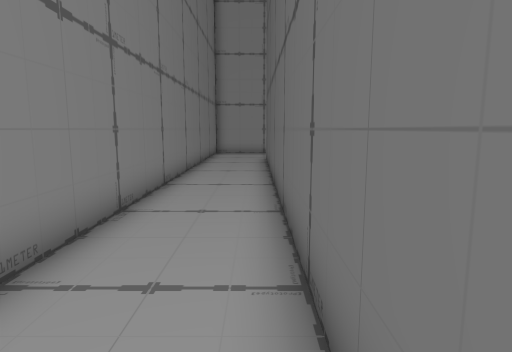
View 1 (above)

21 first-person views from a walk through a Unity game level. The camera is 1.5 m above the floor, tilts 8° down and sees 75° across. The floor is counted in squares, 1 m on a side. Each view is taken from the middle of a square. On the plan, view 1 faces up. The plan holds only what a view shows up to about 15 squares ahead; the rest is blank. The player character is not drawn. Door leaves are left out, so doorways stand open. Some surface patterns are stand-ins.

View 2
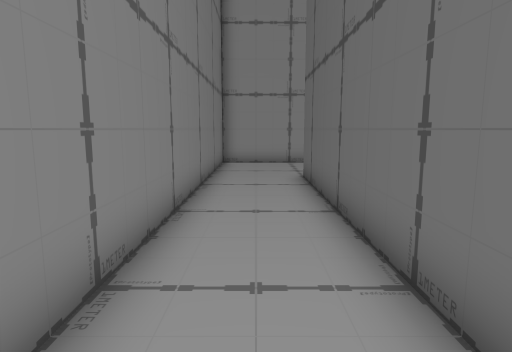

View 3
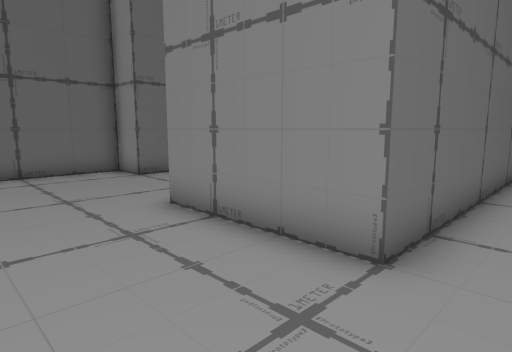

View 4
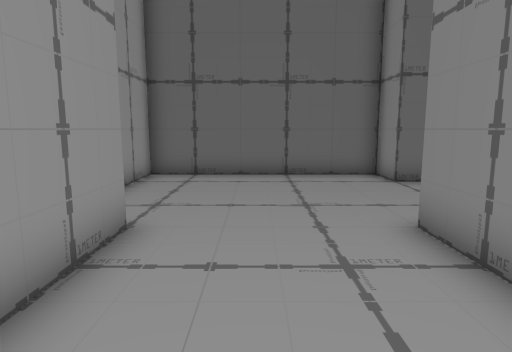

View 5
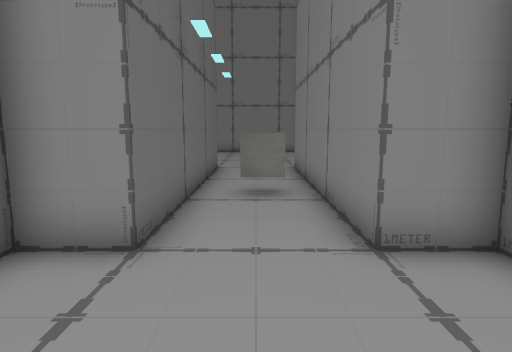

View 6
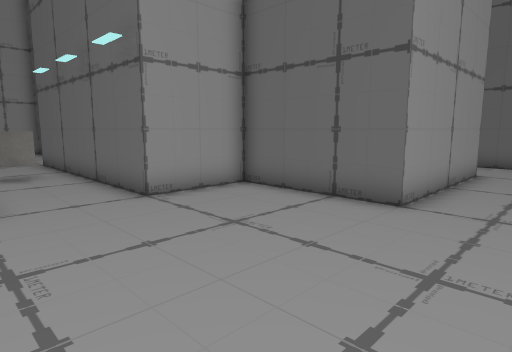

View 7
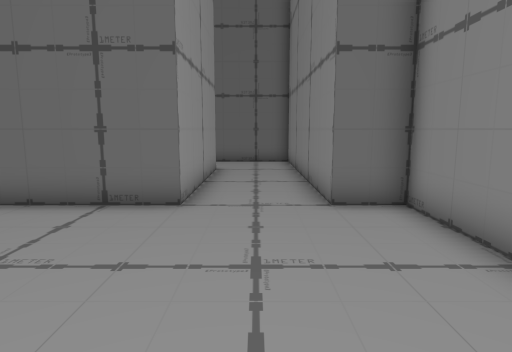

View 8
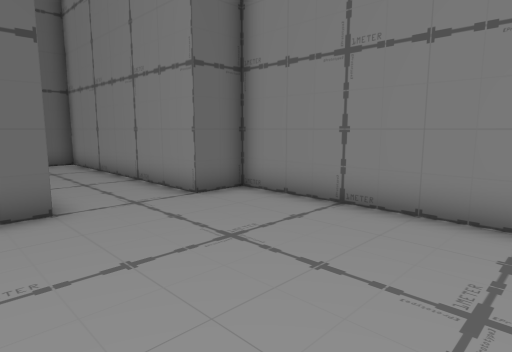

View 9
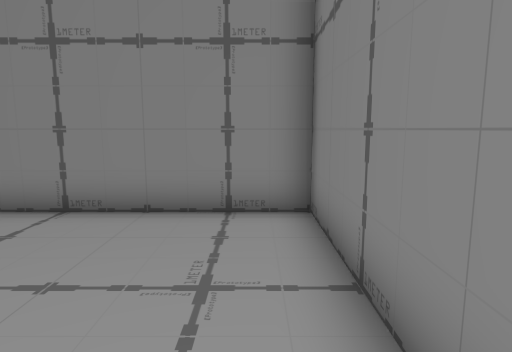

View 10
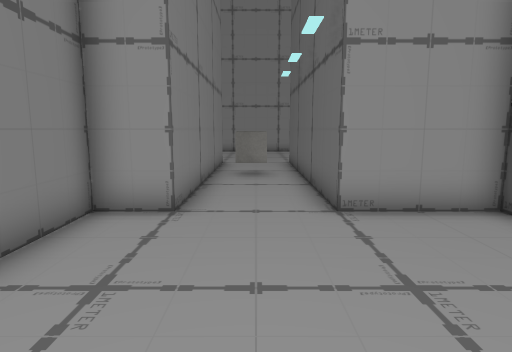

View 11
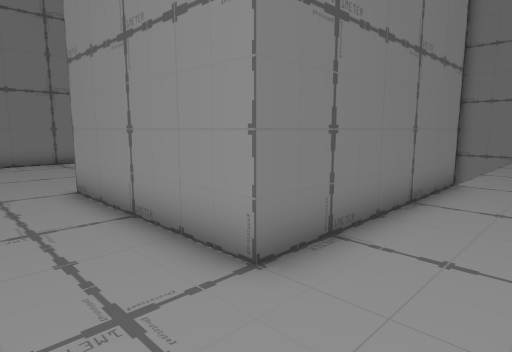

View 12
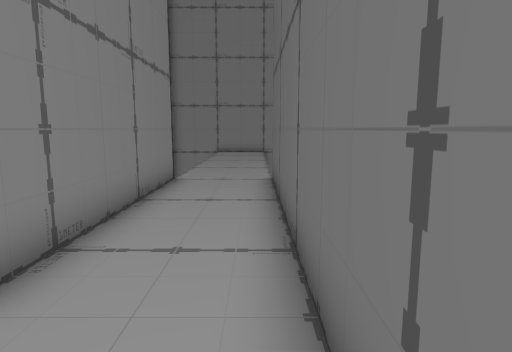

View 13
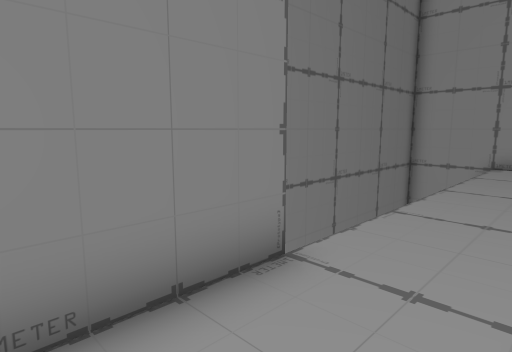

View 14
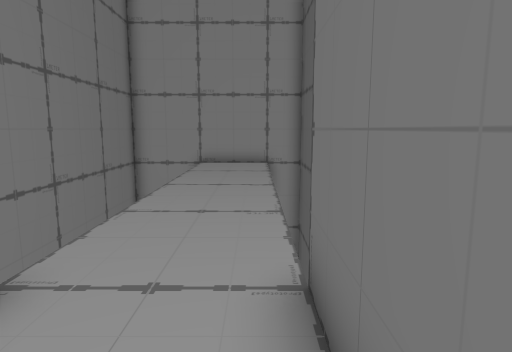

View 15
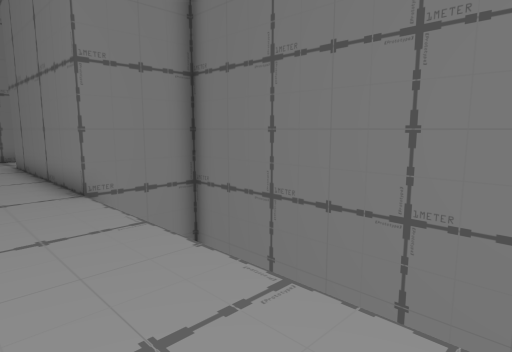

View 16
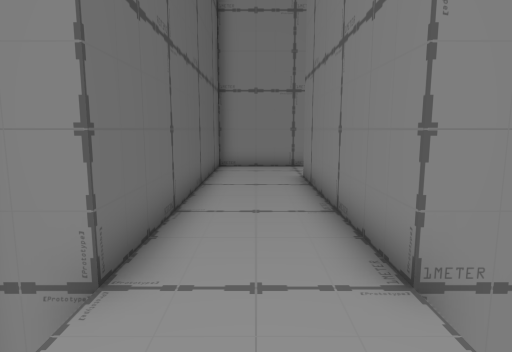

View 17
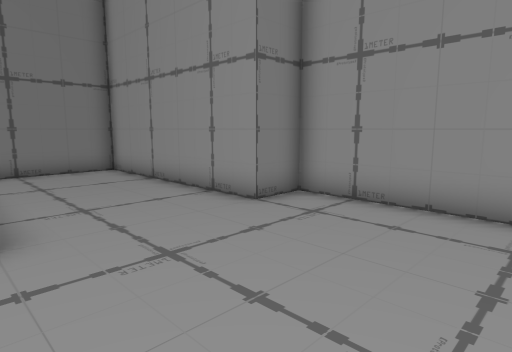

View 18
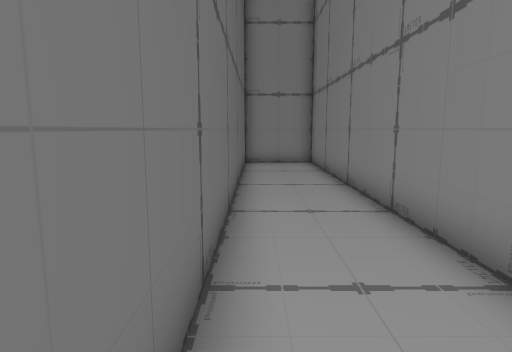

View 19
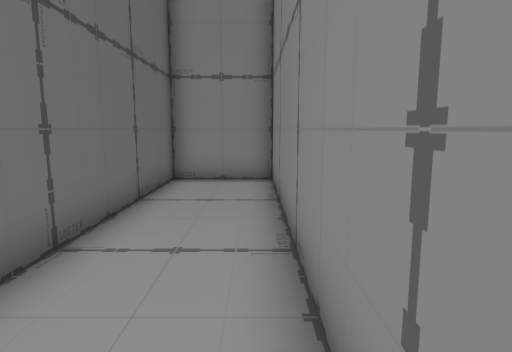

View 20
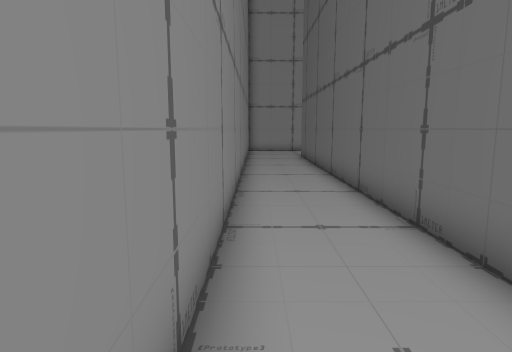

View 21
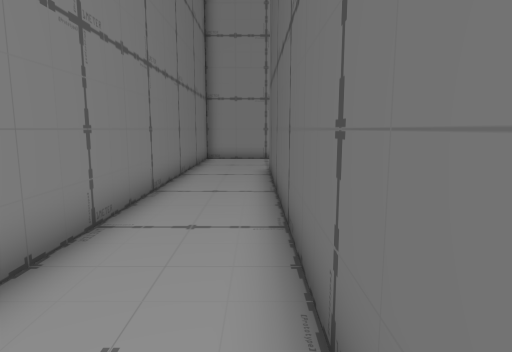

### Floor plan
Points are (right, up) in squares from view 1. A wall is a line through its corners. A room is listed if a view was taken in it or the views show most of it. See-through windows are left out.
Room 1 (views 1, 2, 3, 4, 5, 6, 7, 8, 9, 10, 11, 12, 13, 14, 15, 16, 17, 18, 19, 20, 21)
walls: (4.9, 15) (6.5, 15) (6.5, 6) (5, 6) (5, -3) (12.5, -3) (12.5, -1.5) (21.5, -1.5) (21.5, 9.1); (18.5, 9) (18.5, 1.5) (12.5, 1.5) (12.5, 6) (9.5, 6) (9.5, 15) (11, 15) (11, 22.5) (5, 22.5) (5, 21) (-2.5, 21) (-2.5, -3) (0.5, -3) (0.5, 16.5) (5, 16.5); (15.5, 21) (15.5, 9); (21.5, 21) (18.5, 21)
objects: other object (7, 11) to (8, 11)

Where each view was taken, in squares from view 1:
view 1: 0 up, 0 right, facing up
view 2: 6 up, 1 left, facing up
view 3: 20 up, 1 left, facing down-right
view 4: 19 up, 0 right, facing right
view 5: 19 up, 8 right, facing down
view 6: 1 down, 6 right, facing up-right
view 7: 0 up, 6 right, facing right
view 8: 3 up, 6 right, facing down-right
view 9: 3 up, 6 right, facing down
view 10: 0 up, 8 right, facing up
view 11: 1 down, 21 right, facing up-left
view 12: 1 down, 21 right, facing up
view 13: 6 up, 21 right, facing up-left
view 14: 6 up, 21 right, facing up
view 15: 17 up, 21 right, facing down-left
view 16: 12 up, 20 right, facing down
view 17: 16 up, 10 right, facing up-left
view 18: 12 up, 0 right, facing down
view 19: 7 up, 2 left, facing down
view 20: 2 down, 2 left, facing up
view 21: 4 up, 0 right, facing up
